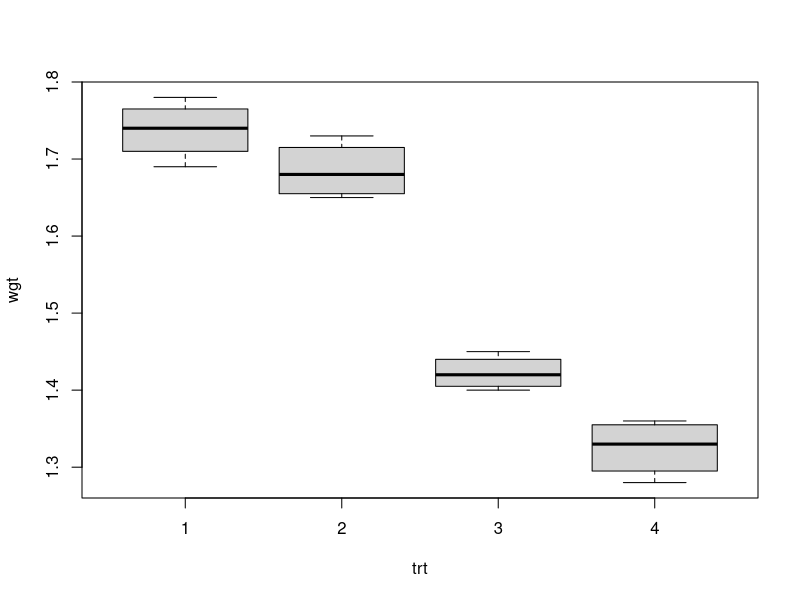

Recreate this plot in R.
## HW 4
## 15.6
typing <- read.table(file="data/hw_04_prob1.txt", header=TRUE)
print(typing)
typing$type <- factor(typing$type)
typing$sub <- factor(typing$sub)
levels(typing$type)

o <- lm(score ~ type + sub, data=typing)
summary(o)
anova(o)

tapply(typing$score, typing$type, mean)

## a) write a statistical model for the experiment and estimate the parameters
## y_ij = mu + tau_i + beta_j + e_ij
## where mu is the baseline mean - the mean calculated for the first categorical treatment level - determined by lexicographical order
## tau_i - change in mu based on treatment level - tau_1 is included in the baseline mean (mu), so for model purposes, tau_1 = 0
## beta_j - change in mu based on block level
## e_ij - error term associated with each subject/treatment combination
## we can see from the summary output that the intercept coefficient (baseline mean) is the mean for the Classical music factor/category with an estimated mu of 23.000. The change in mu for the Hard Rock factor/category is -2.857 and the change in mu for the No Music factor/category is -2.143.
## the estimated parameters are:
## mu = 23.000 = estimated mean score for Classical
## tau_2 = -2.857 - estimated mean score for Hard Rock = 23.000 -2.857 = 20.143
## tau_3 = -2.143 - estimated mean score for No Music = 23.000 -2.143 = 20.857
## All we are interested in is if there is any change to mu with a change in Type of Music, so we can ignore the blocking estimates. In fact, any change due to blocking was already taken into account when we decided to block due to the heterogeneity of the subjects. The Randomized Complete Block Design is designed to cancel out the effects of the heterogeneity of the subjects when we look for differences between the taus.

## b) Are there differences in the mean typing efficiencies for the types of music?
anova(o)
## based on the ANOVA results, we can conclude that there is a difference in the mean typing efficiencies based on the result of the F-test for the Type response. The null hypothesis for the F-test states that all taus in the statistical model are equal to zero - H_0: tau_1 = tau_2 = tau_3 = 0. The results in the ANOVA test record an F-value of 6.5436 and p-value of 0.0119776, which is less than our significance level of 0.05 which means it is unlikely or not plausible that all three taus are equal to zero. Therefore there is some difference between the taus and that difference contributes to at least one change in means for the types of music.

## 15.8
watermelon <- read.table(file="data/hw_04_prob2.txt", header=TRUE)
print(watermelon)

watermelon$row <- factor(watermelon$row)
watermelon$col <- factor(watermelon$col)
watermelon$trt <- factor(watermelon$trt)

boxplot(wgt ~ trt, data=watermelon)

## a) write an appropriate statistical model for the experiment
## y_ijk = mu + tau_i + rho_j + gamma_k + e_ijk
## mu is the base mean, tau is the change in mean based on treatment, rho is the change in mean based on row effect, gamma is the change in mean based on column effect, and e is error.
## Our focus in the analysis is to determine if there is a treatment effect and so our hypothesis test is to determine if all taus are equal to zero (is there at least one tau that exists). Rho and Gamma values are the same as blocking effects - we're not interested in their values (i.e. they don't tell us anything we don't already know).

## b) Run an ANOVA and interpret the resultant p-values
o <- lm(wgt ~ row + col + trt, data=watermelon)
anova(o)
summary(o)
## From the results of the ANOVA analysis, we see that both the row and column effects could plausibly be equal to zero through their respective p-values (0.6961 and 0.1867) - both of which are greater than the 0.05 significance level. thus we cannot reject either of their null hypotheses and conclude that they do not significantly contribute to the model. However, the treatment effect has a very small p-value, 4.818e-08, which is well below the 0.05 significance level, which means we can conclude that it is not plausible that the treatment effects are all equal to zero. Therefore, we conclude that somewhere at least one treatment effect contributes to the change in mu - i.e. there is at least one difference in the resulting weight of the plant based on the treatment.